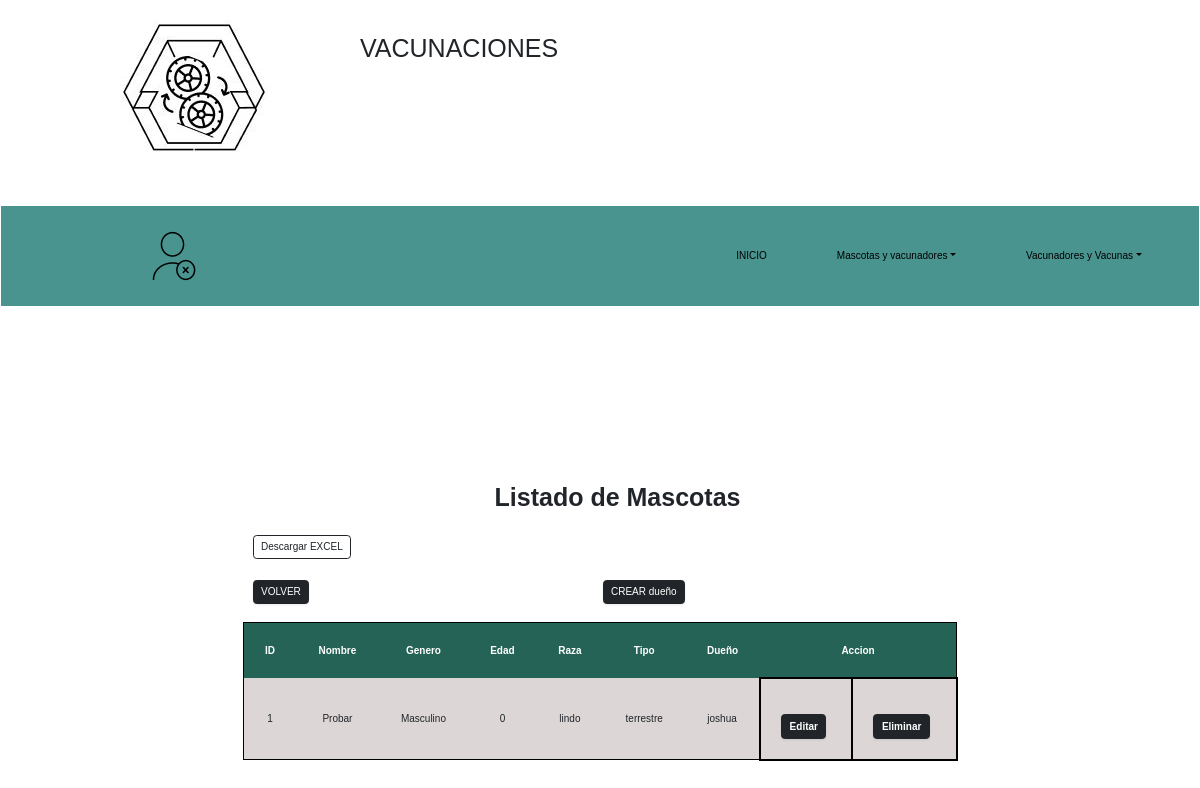
Screenshot of /vista/mascotas.php with the database file from the repository.
### tables this page shows
CREATE TABLE `animales` (
  `id_animal` int(11) NOT NULL,
  `nombre` varchar(40) NOT NULL,
  `raza` varchar(25) NOT NULL,
  `nacimiento` date NOT NULL,
  `documento` int(10) NOT NULL,
  `id_especie` int(10) NOT NULL,
  `genero` varchar(20) NOT NULL,
  `edad` int(3) NOT NULL
);

CREATE TABLE `especies` (
  `id_especie` int(11) NOT NULL,
  `especie` varchar(40) NOT NULL
);

### vista/mascotas.php (the view, shortened to what this page needs)
<?php
$db = new Database();
$con=$db->conectar();
?>
<?php
    $sql = $con -> prepare("SELECT * FROM animales, dueño, especies WHERE animales.documento = dueño.documento AND especies.id_especie = animales.id_especie ORDER BY animales.nombre ASC");
    $sql -> execute();
?>
<!DOCTYPE html>
<html>
<head>
    <link rel="stylesheet" href="../bootstrap/css/bootstrap.min.css">
    <link rel="stylesheet" href="../css/tabla.css">
    <link href="https://cdn.jsdelivr.net/npm/bootstrap@5.2.0/dist/css/bootstrap.min.css" rel="stylesheet" />
    <link href="	https://cdn.jsdelivr.net/npm/bootstrap@5.3.0/dist/js/bootstrap.bundle.min.js" rel="stylesheet">
</head>
<body>
    <div class="contenedor">
        <header>
            <div class="encabezado">
                <div class="encabezado_a1">
                  <a href="./index.php" class="active"><img src="../imagenes/logo.JPG" alt="logo de inventario sena"></a>
                </div>
                <div class="encabezado_a2">
                    <h1>VACUNACIONES</h1>
                </div>
            </div>
<nav class="navbar navbar-expand-md">
        <div class="barra_nav container-fluid navbar-nav">
            <div class="collapse navbar-collapse" id="navbarNavDropdown">
                <div class="menu_m1 nav-item">
                    <img src="../imagenes/agregar_usuario.png" alt="Cerrar">
                </div>
                <ul class="navbar-nav ms-auto">
                    <li class="nav-item p-5">
                        <a class="nav-link" href="../index.php">INICIO</a>
                    </li>
                    <li class="nav-item dropdown p-5">
                    <a class="nav-link dropdown-toggle" data-bs-toggle="dropdown" aria-expanded="false" ruole="button">Mascotas y vacunadores</a>
                </li>
                <li class="nav-item dropdown p-5">
                    <a class="nav-link dropdown-toggle" data-bs-toggle="dropdown" aria-expanded="false" ruole="button">Vacunadores y Vacunas</a>
                </ul>
            </div>
        </div>
    </nav>
    <div class=" d-flex justify-content-center align-items-center ">
        <div class="main-container rounded-5 text-secondary" style="width: 70rem">
            <h2 class="text-center text-dark fs-1 fw-bold" style="margin-right: 25%;">Listado de Mascotas</h2>
            <br>
            <div class="row">
                <div class="col-lg-6">
                    <form action="../libreria/formatoexel/exel_usu.php">
                        <div ><button type="submit" class="btn btn-outline-dark m-1" >Descargar EXCEL</button></div>
                    </form>
            </div>
            <br><br><br>
            <div class="row">
                <div class="col-lg-6">
                    <form action="../index.php">
                        <button type="submit"  class="btn btn-dark m-1 shadow-sm">VOLVER</button>
                    </form>
                </div>
                <div class="col-lg-6">
                    <form action="agregar_usu.php">
                            <button type="submit" class="btn btn-dark m-1 shadow-sm">CREAR dueño</button>
                    </form>
                </div>
            </div>
            <br><br><br>
            <table style="border:#000 solid 1px">
                <tr>
                    <thead>
                        <th class="text-center">ID</th>
                        <th class="text-center">Nombre</th>
                        <th class="text-center">Genero</th>
                        <th class="text-center">Edad</th>
                        <th class="text-center">Raza</th>
                        <th class="text-center">Tipo</th>
                        <th class="text-center">Dueño</th>
                        <th colspan= "2" style="text-align: center;"> Accion</th>
                    </thead>
                </tr>
                <tbody>
                    <?php
                        foreach($sql as $sq){
                    ?>
                        <tr>
                            <td class="text-dark text-center" style="background-color: #DCD6D6;"><?=$sq['id_animal']?></td>
                            <td class="text-dark text-center" style="background-color: #DCD6D6;"><?=$sq['nombre']?></td>
                            <td class="text-dark text-center" style="background-color: #DCD6D6;"><?=$sq['genero']?></td>
                            <td class="text-dark text-center" style="background-color: #DCD6D6;"><?=$sq['edad']?></td>
                            <td class="text-dark text-center" style="background-color: #DCD6D6;"><?=$sq['raza']?></td>
                            <td class="text-dark text-center" style="background-color: #DCD6D6;"><?=$sq['especie']?></td>
                            <td class="text-dark text-center" style="background-color: #DCD6D6;"><?=$sq['nombres']?></td>
                            <td style="background-color: #DCD6D6; border:#000 solid 2px;">
                                <form action= "./edit_usu.php" method="get">
                                    <button type= "submit" class="btn btn-dark text-white w-70 mt-4 fw-semibold shadow-sm">Editar</button>
                                </form>
                            </td>
                            <td style="background-color: #DCD6D6; border:#000 solid 2px;">
                                <form action= "./eliminar_usu.php" method="get">
                                    <button type="submit" class="btn btn-dark text-white w-70 mt-4 fw-semibold shadow-sm" onclick="return confirm ('¿Desea eliminar este dueño?');">Eliminar</button>
                                </form>
                            </td>
                        </tr>
                </tbody>
                <?php
                }
                ?>
            </table>
            <br>
        </div>
    </div>
<body>
</html>

### css/tabla.css (style rules this page uses)
* { margin: 0; padding: 0; font-family: Verdana, Geneva, Tahoma, sans-serif; }
.encabezado { display: grid; background: #ffff; grid-template-columns: repeat(4, 1fr); height: 150px; column-gap: 20px; margin-bottom: 50px; }
.contenedor .encabezado_a1 { display: flex; margin-left: 120px; margin-top: 20px; width: 220px; grid-column: 1/2; }
.contenedor .encabezado_a2 { margin-top: 5%; width: 650px; grid-column: 2/3; padding: auto; }
.contenedor .barra_nav { background: #49948F; height: 100px; width: 100%; }
.contenedor .barra_nav a { text-decoration: none; color: #000; }
.menu_m1 { display: flex; justify-content: start; align-items: center; text-decoration: none; margin-left: 130px; font-weight: 1000; font-size: 20px; }
body { font-family: Arial; }
h2 { margin-left: 30%; margin-bottom: 10%; }
.main-container { margin: 150px auto; width: 600px; }
table { background-color: white; text-align: left; border-collapse: collapse; width: 100%; }
th, td { padding: 20px; }
thead { background-color: #246355; border-bottom: solid 5px #0F362D; color: white; }

### rows the page displays
animales: id_animal "1", nombre "Probar", documento.genero "Masculino", edad "0", raza "lindo", id_especie.especie "terrestre", documento.nombres "joshua"
